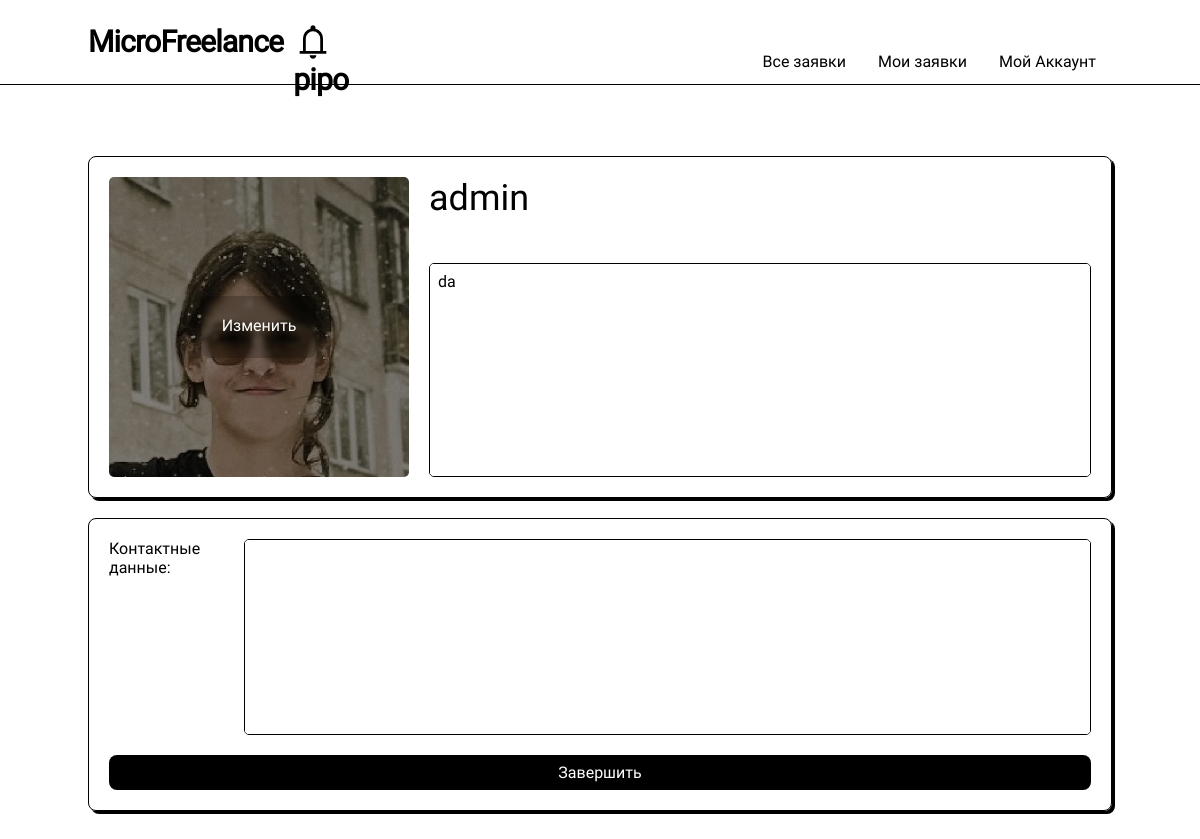
The app's page /profile-editor (signed in), older data.
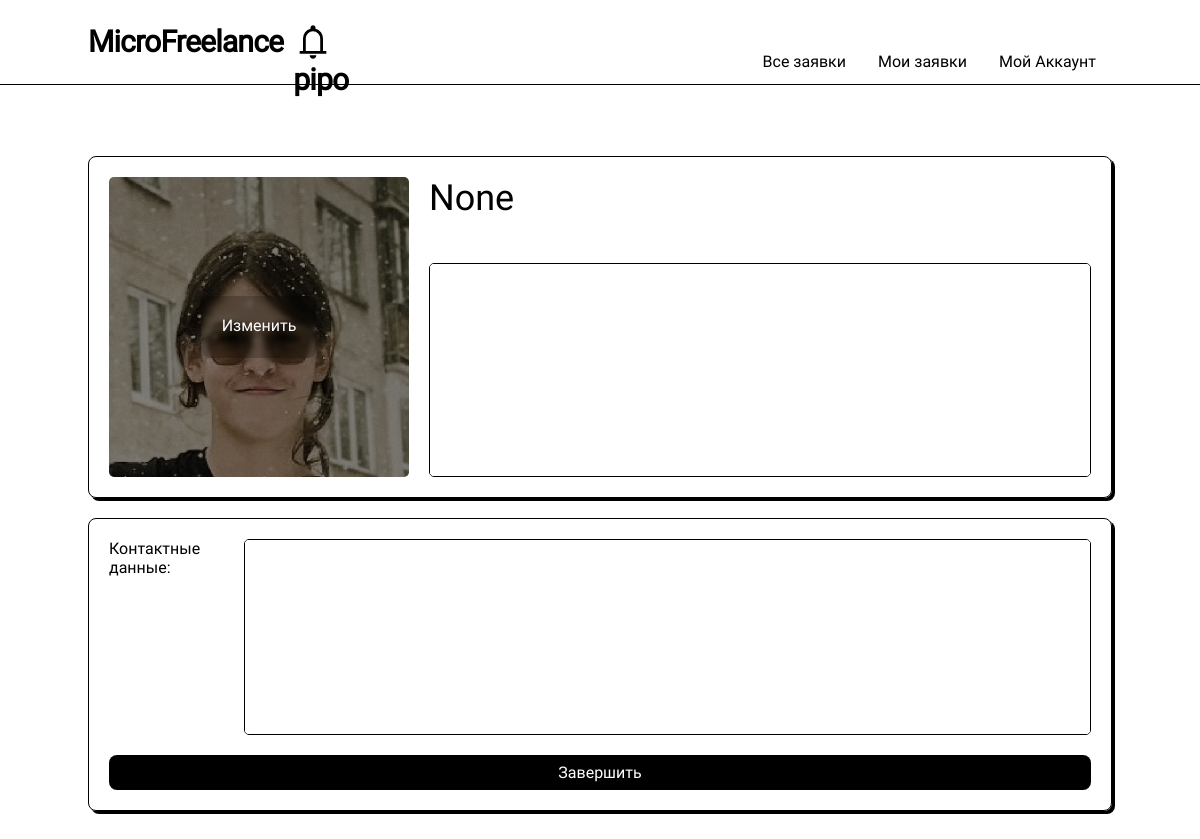
The same page, newer data.
### models.py (models this page shows, shortened)
class User(UserMixin, db.Model):
    __table_name__ = "users"
    id: Mapped[int]                         = mapped_column(primary_key=True)
    login: Mapped[str]                      = mapped_column(String(64), index=True, unique=True)
    password_hash: Mapped[Optional[str]]    = mapped_column(String(256))
    name: Mapped[Optional[str]]             = mapped_column(String(64))
    aboutme: Mapped[Optional[str]]          = mapped_column(String(256))
    contact_info: Mapped[Optional[str]]     = mapped_column(String(256))
    account_type: Mapped[str]               = mapped_column(String(256), default='student')

### routes.py (the view, shortened to what this page needs)
@app.route('/profile-editor/', methods=['GET', 'POST'])
@app.route('/profile-editor', methods=['GET', 'POST'])
@login_required
def profile_editor():
    if not current_user.is_authenticated:
        return redirect("/")
    form = ProfileEditorForm()
    print(form.photo, form.errors)
    if request.method == 'POST' and not form.validate():
        flash(['Произошла ошибка, возможно ошибка заполнения', 'red'])
    form.aboutme.data = current_user.aboutme
    form.contact_info.data = current_user.contact_info
    return render_template('profile_editor.html', form=form)

### forms.py
class ProfileEditorForm(FlaskForm):
    name = StringField("Имя", validators=[DataRequired()])
    aboutme = TextAreaField("Обомне", validators=[DataRequired()])
    contact_info = TextAreaField("contact_info")
    photo = FileField(
        "image",
        validators=[FileAllowed(["jpg", "png", "webp", "gif", "jpeg"], "Images only!")],
    )
    submit = SubmitField("Завершить")

### models.py (called while the page is built)
@login.user_loader
def load_user(id):
  return db.session.get(User, int(id))

### routes.py (called while the page is built)
def render_template(*args, **kwargs):
    kwargs['current_user'] = current_user
    return base_render_teplate(*args, **kwargs)

### templates/profile_editor.html (shortened to what this page needs)
{% extends 'base/base.html' %}
{% block content %}
<form method="POST" enctype='multipart/form-data'>
    <div class="profile card">
        <div class="ava-edit">
            <img
            src="{{ url_for('static', filename='avatars/'+current_user.login + '.webp') }}"
            id="avatar"
            >
            <a class="button-action" onclick="getElementById('avatar_edit').click();">Изменить</a>
        </div>
        <div class="content">
            <div class="username" >{{ form.name(value=current_user.name, size=0) }}</div>
            <div class="aboutme"> {{ form.aboutme(size=0, style="resize: none;", class="scroll") }} </div>
        </div>
    </div>
    <div class="card settings">
        <div class="content">
            <span>Контактные данные:</span>
            <div class="contacts"> {{ form.contact_info(size=0, style="resize: none;", class="scroll") }} </div>
        </div>
        {{ form.submit(class="button button-finish", tabindex="0") }}
    </div>
</form>
{% endblock %}

Row changes from the older to the newer data that the page shows:
changed User: name "admin" → "None"; aboutme "da" → (not shown)
